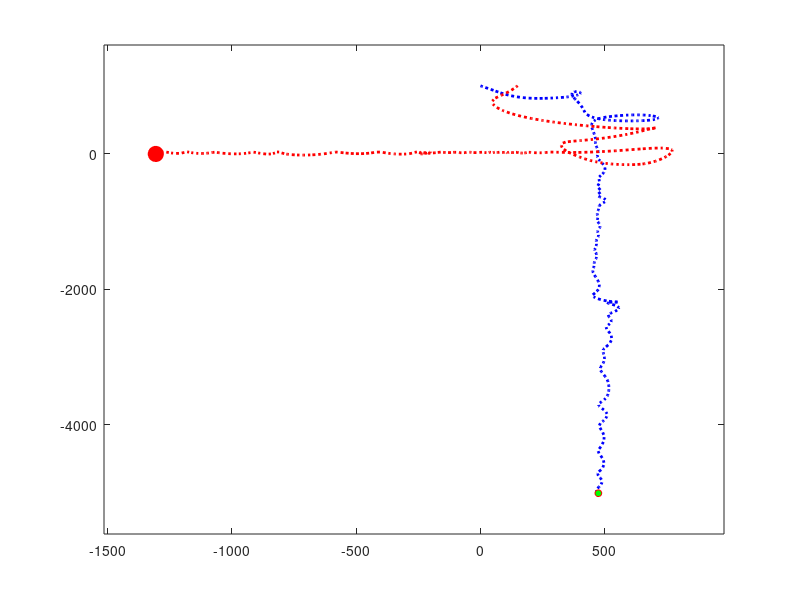
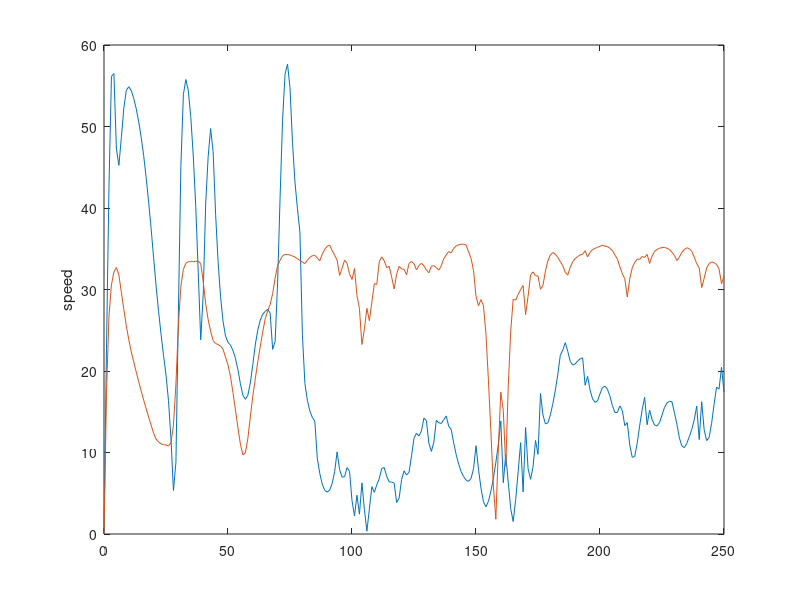

Write the MATLAB code that produced these figures, in order.
function predator_prey
 close all
 g = 9.81;
 mr = 100; % Mass of predator, in kg
 my = 10.; % Mass of prey, in kg
 Frmax = 1.3*mr*g; % Max force on predator, in Newtons
 Fymax = 1.4*my*g; % Max force on prey, in Newtons
 c = 0.2; % Drag coeft, in N s/m
 initial_w = [150,1000,0,1000,0,0,0,0]; % Initial position/velocity
 force_table_predator = rand(51,2)-0.5;
 force_table_prey = rand(51,2)-0.5;
 options = odeset('Events',@event,'RelTol',0.01);
 [time_vals,sol_vals] = ode45(@(t,w) ...
  eom(t,w,mr,my,Frmax,Fymax,c,force_table_predator,force_table_prey), ...
 [0:1:250],initial_w,options);
 animate_projectiles(time_vals,sol_vals);
 figure
 plot(time_vals, (sol_vals(:,6).^2+sol_vals(:,5).^2).^0.5)
 ylabel("speed")
 hold on 
  plot(time_vals, (sol_vals(:,7).^2+sol_vals(:,8).^2).^0.5)

end
function dwdt = eom(t,w,mr,my,Frmax,Fymax,c,forcetable_r,forcetable_y)
% Extract the position and velocity variables from the vector w
% Note that this assumes the variables are stored in a particular order in w.
 pr=w(1:2); vr=w(5:6); py=w(3:4); vy=w(7:8);
 g = 9.81;
% Compute all the forces on the predator
 amiapredator = true;
 Fr = compute_f_groupname(t,Frmax,Fymax,amiapredator,pr,vr,py,vy);
% The force table varies between +/- 0.5 so this makes the random force
% vary between +/- 0.2*mr*g
 Frrand = 0.4*mr*g*compute_random_force(t,forcetable_r);
 Frdrag = -vr*norm(vr)*c;
 Frgrav = -mr*g*[0;1];
 Frtotal = Fr+Frrand+Frdrag+Frgrav;
 %Test force - Use this for testing only
 %Frtotal = Fr;
 amiapredator = false;
% Write similar code below to call your compute_f_groupname function to
% compute the force on the prey, determine the random forces on the prey,
% and determine the drag forces on the prey
 Fy = compute_f_groupname(t,Frmax,Fymax,amiapredator,pr,vr,py,vy);
 Fyrand = 0.4*my*g*compute_random_force(t,forcetable_r);
 Fydrag = -vy*norm(vy)*c;
 Fygrav = -my*g*[0;1];
 Fytotal = Fy+Fyrand+Fydrag+Fygrav;
 %t    Uncomment this line to display time in the command window as it runs
 %Test force - Use this for testing only
 %Fytotal = Fy;
 dwdt = [vr;vy;Frtotal/mr;Fytotal/my]; 
 
 end
 function [event,stop,direction] = event(t,w)
% Event function to stop calculation when predator catches prey
% Write your code here? For the event variable, use the distance between
% predator and prey. You could add other events to detect when predator/prey hit
% the ground as well. See the MATLAB manual for how to detect and
% distinguish between multiple events if you want to do this
pr=w(1:2); vr=w(5:6); py=w(3:4); vy=w(7:8);
dist = norm(pr-py); %addcomment
event = dist - 1;
stop = 1;
direction = -1; %Could also be 0
 end
 
 %The actual code where we write the behavior
 function F = compute_f_groupname(t,Frmax,Fymax,amiapredator,pr,vr,py,vy)
 mp = 100;
% Write your code to compute the forces below. This will be the function
% that you must submit to the competition. You don?t need to submit the rest
% of the code ? that?s just for test purposes
 
 
%Test code, does nothing meaningful currently
%Predator code
if (amiapredator)
     distance = norm(pr - py)
     if t == 0
        F = Frmax*[1;0];
    elseif pr(2) < 20
        F = Frmax * [0;1];
    elseif distance > 20
        velocity_relative = vr - vy;
        distance_apart = pr - py;
        time_to_catch = norm(distance_apart)/norm(velocity_relative);
        predicted_py = py + vy*time_to_catch;
        dist_between = predicted_py - pr;
        angle = dist_between/norm(dist_between);
        F = Frmax*[angle(1);angle(2)];
    elseif distance < 20 && norm(vr) > 2
        F = Frmax*-vr;
    elseif distance < 20
        velocity_relative = vr - vy;
        distance_apart = pr - py;
        time_to_catch = norm(distance_apart)/norm(velocity_relative);
        predicted_py = py + vy*time_to_catch;
        dist_between = predicted_py - pr;
        angle = dist_between/norm(dist_between);
        F = Frmax*[angle(1);angle(2)];
        %For loop to break for 2 seconds then accelerate toward prey
    end

    %F = Fscaled * 
%Prey code
else
    %Apply force perpendicular to predator velocity
    if t==0
       F = Fymax*[0;1]; 
    elseif
     
        perp_vector = [-vr(2); vr(1)]/norm(vr)
        F = Fymax*perp_vector;
    end
end
 
 end
 
%Random Force function
function F = compute_random_force(t,force_table)
% Computes value of fluctuating random force at time t, where 0<t<250.
% The variable force_table is a 51x2 matrix of pseudo-random
% numbers between -0.5 and 0.5, computed using
% force_table = rand(51,2)-0.5;
% NB ? THE FORCE TABLE MUST BE DEFINED OUTSIDE THIS FUNCTION
% If you define it in here it fries the ode45 function
F = [interp1([0:5:250],force_table(:,1),t);...
 interp1([0:5:250],force_table(:,2),t)];
end
%Animation function
function animate_projectiles(t,sols)
figure
xmax = max(max(sols(:,3)),max(sols(:,1)));
xmin = min(min(sols(:,3)),min(sols(:,1)));
ymax = max(max(sols(:,4)),max(sols(:,2)));
ymin = min(min(sols(:,4)),min(sols(:,2)));
dx = 0.1*(xmax-xmin)+0.5;
dy = 0.1*(ymax-ymin)+0.5;
for i = 1:length(t)
 clf
 plot(sols(1:i,3),sols(1:i,4),'LineWidth',2,'LineStyle',...
 ':','Color',[0 0 1]);
 ylim([ymin-dy ymax+dy]);
 xlim([xmin-dx xmax+dx]);
 hold on
 plot(sols(1:i,1),sols(1:i,2),'LineWidth',2,'LineStyle',':',...
 'Color',[1 0 0]);
 plot(sols(i,1),sols(i,2),'ro','MarkerSize',11,'MarkerFaceColor','r');
 plot(sols(i,3),sols(i,4),'ro','MarkerSize',5,'MarkerFaceColor','g');
 pause(0.1);
end
end
